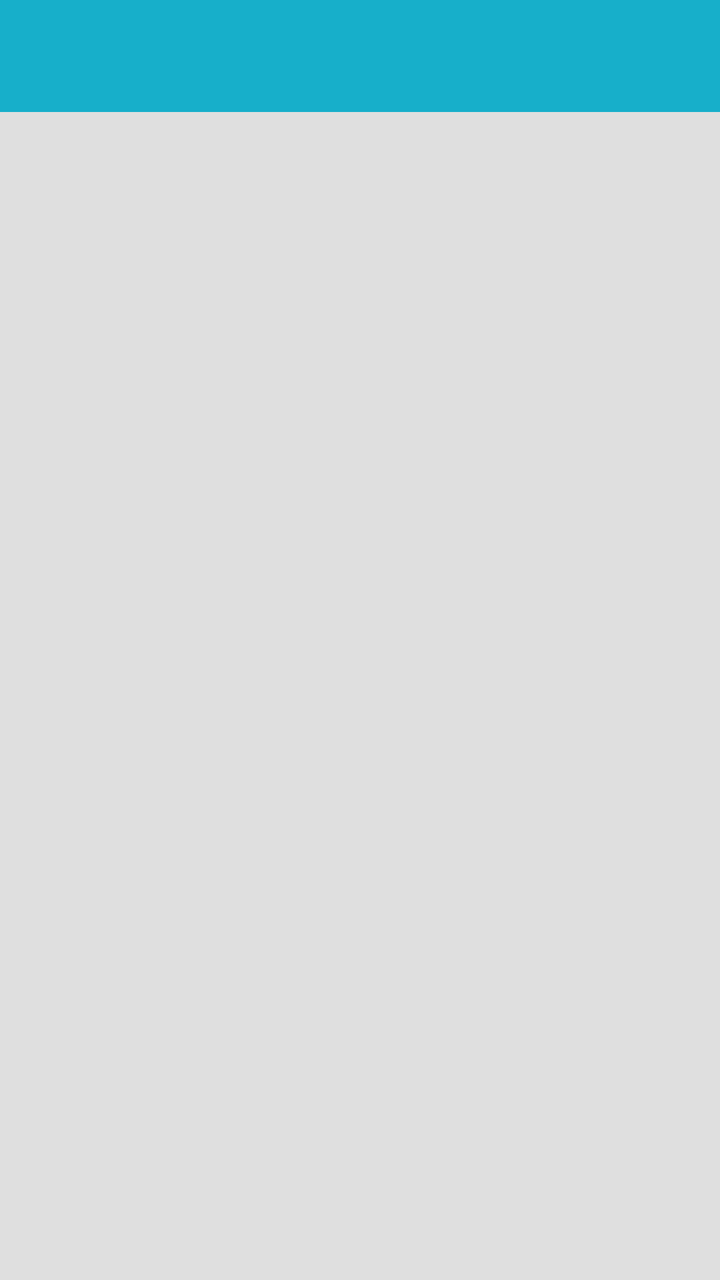
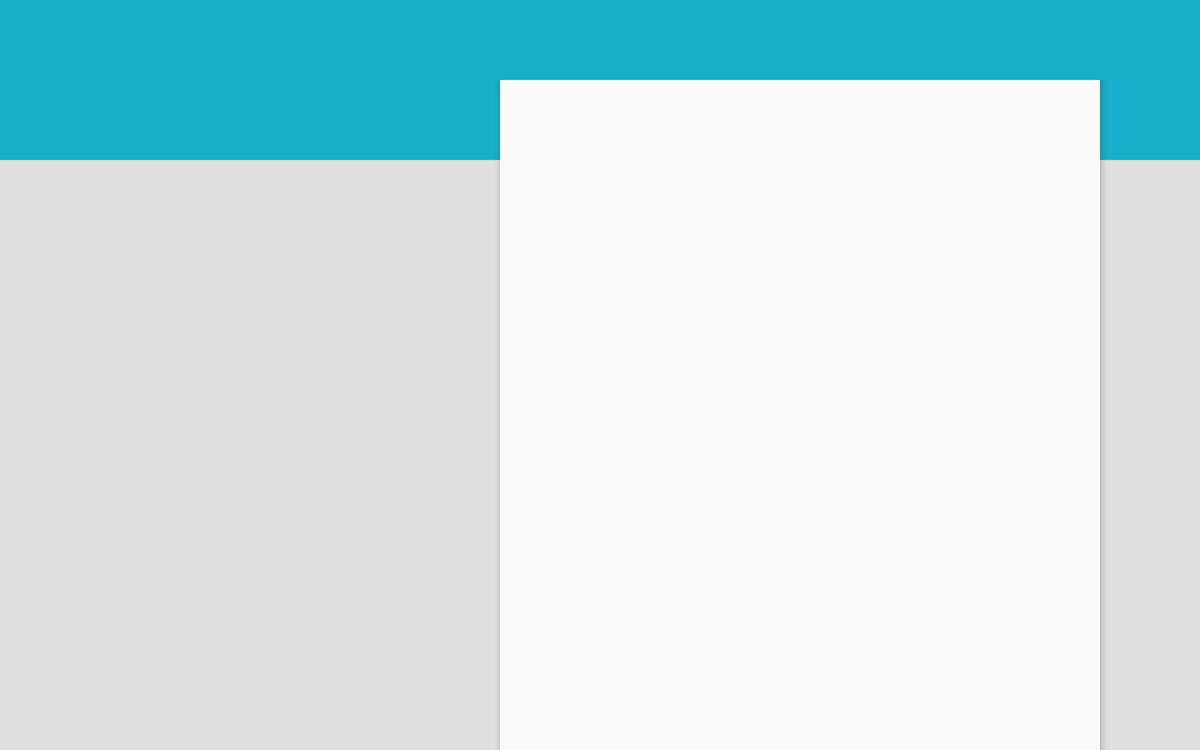

Compare how this app lays out the same screen by default and in its alternative resource folder. The renders come first, then the two layout files and the values they reference.
<!-- AndroidManifest.xml: application theme AppTheme -->
<!-- res/layout/activity_blocly.xml -->
<?xml version="1.0" encoding="utf-8"?>
<android.support.v4.widget.DrawerLayout xmlns:android="http://schemas.android.com/apk/res/android"
    android:id="@+id/dl_activity_blocly"
    android:layout_width="match_parent"
    android:layout_height="match_parent">

    <LinearLayout
        android:layout_width="match_parent"
        android:layout_height="match_parent"
        android:orientation="vertical">

        <android.support.v7.widget.Toolbar
            android:id="@+id/tb_activity_blocly"
            android:layout_width="match_parent"
            android:layout_height="wrap_content"
            android:minHeight="?attr/actionBarSize"
            android:background="?attr/colorPrimary"/>

        <android.support.v7.widget.RecyclerView
            android:id="@+id/rv_activity_blocly"
            android:layout_width="match_parent"
            android:layout_height="match_parent" />

    </LinearLayout>

    <TextView
        android:layout_width="280dp"
        android:layout_height="match_parent"
        android:layout_gravity="left"
        android:background="?android:windowBackground"/>

</android.support.v4.widget.DrawerLayout>
<!-- resources referenced by this layout -->
<resources>
  <style name="AppTheme" parent="Theme.AppCompat.NoActionBar">
          <item name="android:windowBackground">@color/windowBackground</item>
  
          
          
          
          <item name="drawerArrowStyle">@style/DrawerArrow</item>
          <item name="colorPrimary">@color/primary</item>
          <item name="colorPrimaryDark">@color/primary_dark</item>
          <item name="colorAccent">@color/accent</item>
          
          <item name="android:actionOverflowButtonStyle">@style/OverflowButton</item>
      </style>
  <color name="windowBackground">#DFDFDF</color>
  <style name="DrawerArrow" parent="Base.Widget.AppCompat.DrawerArrowToggle">
          <item name="color">@color/actionBarItems</item>
      </style>
  <color name="primary">#17AFCA</color>
  <color name="primary_dark">#138FA5</color>
  <color name="accent">#FFFF7B</color>
  <style name="OverflowButton" parent="android:Widget.Holo.ActionButton.Overflow">
          <item name="android:src">@drawable/ic_overflow_menu_selector</item>
          <item name="android:paddingLeft">@dimen/default_padding</item>
      </style>
  <color name="actionBarItems">@color/dark_gray</color>
  <!-- drawable ic_overflow_menu_selector (drawable) -->
  <?xml version="1.0" encoding="utf-8"?>
  <selector xmlns:android="http://schemas.android.com/apk/res/android">
      <item android:drawable="@drawable/ic_overflow_menu_pressed" android:state_pressed="true"/>
      <item android:drawable="@drawable/ic_overflow_menu"/>
  </selector>
  
  <dimen name="default_padding">8dp</dimen>
  <color name="dark_gray">#3C3C3C</color>
</resources>
<!-- res/layout-w960dp/activity_blocly.xml (the author's variant of the layout above) -->
<!-- drawn on a 7-inch tablet turned sideways -->
<?xml version="1.0" encoding="utf-8"?>
<android.support.v4.widget.DrawerLayout
    xmlns:android="http://schemas.android.com/apk/res/android"
    android:id="@+id/dl_activity_blocly"
    android:layout_width="match_parent"
    android:layout_height="match_parent">

    <RelativeLayout
        android:layout_width="match_parent"
        android:layout_height="match_parent">

        <android.support.v7.widget.Toolbar
            android:id="@+id/tb_activity_blocly"
            android:layout_width="match_parent"
            android:layout_height="wrap_content"
            android:background="?attr/colorPrimary"/>

        <View
            android:id="@+id/v_activity_blocly_actionbar_padding"
            android:layout_width="match_parent"
            android:layout_height="?attr/actionBarSize"
            android:background="?attr/colorPrimary"
            android:layout_below="@+id/tb_activity_blocly"/>

        <LinearLayout
            android:layout_width="match_parent"
            android:layout_height="match_parent"
            android:orientation="horizontal"
            android:layout_marginTop="?attr/actionBarSize">

            <FrameLayout
                android:id="@+id/fl_activity_blocly"
                android:layout_width="400dp"
                android:layout_height="match_parent"
                android:layout_marginTop="?attr/actionBarSize"/>

            <FrameLayout
                android:id="@+id/fl_activity_blocly_right_pane"
                android:layout_width="480dp"
                android:layout_height="match_parent"
                android:background="@color/white_primary"
                android:elevation="4dp"/>

        </LinearLayout>

    </RelativeLayout>

    <android.support.v7.widget.RecyclerView
        android:id="@+id/rv_nav_activity_blocly"
        android:layout_width="280dp"
        android:layout_height="match_parent"
        android:background="?android:windowBackground"
        android:layout_gravity="left"/>

</android.support.v4.widget.DrawerLayout>
<!-- resources referenced by the variant -->
<!-- as a 7-inch tablet turned sideways resolves them -->
<resources>
  <color name="white_primary">#F9F9F9</color>
  <style name="AppTheme" parent="Theme.AppCompat.NoActionBar">
          <item name="android:windowBackground">@color/windowBackground</item>
  
          
          
          
          <item name="drawerArrowStyle">@style/DrawerArrow</item>
          <item name="colorPrimary">@color/primary</item>
          <item name="colorPrimaryDark">@color/primary_dark</item>
          <item name="colorAccent">@color/accent</item>
          
          <item name="android:actionOverflowButtonStyle">@style/OverflowButton</item>
      </style>
  <color name="windowBackground">#DFDFDF</color>
  <style name="DrawerArrow" parent="Base.Widget.AppCompat.DrawerArrowToggle">
          <item name="color">@color/actionBarItems</item>
      </style>
  <color name="primary">#17AFCA</color>
  <color name="primary_dark">#138FA5</color>
  <color name="accent">#FFFF7B</color>
  <style name="OverflowButton" parent="android:Widget.Holo.ActionButton.Overflow">
          <item name="android:src">@drawable/ic_overflow_menu_selector</item>
          <item name="android:paddingLeft">@dimen/default_padding</item>
      </style>
  <color name="actionBarItems">@color/dark_gray</color>
  <!-- drawable ic_overflow_menu_selector (drawable) -->
  <?xml version="1.0" encoding="utf-8"?>
  <selector xmlns:android="http://schemas.android.com/apk/res/android">
      <item android:drawable="@drawable/ic_overflow_menu_pressed" android:state_pressed="true"/>
      <item android:drawable="@drawable/ic_overflow_menu"/>
  </selector>
  
  <dimen name="default_padding">8dp</dimen>
  <color name="dark_gray">#3C3C3C</color>
</resources>
